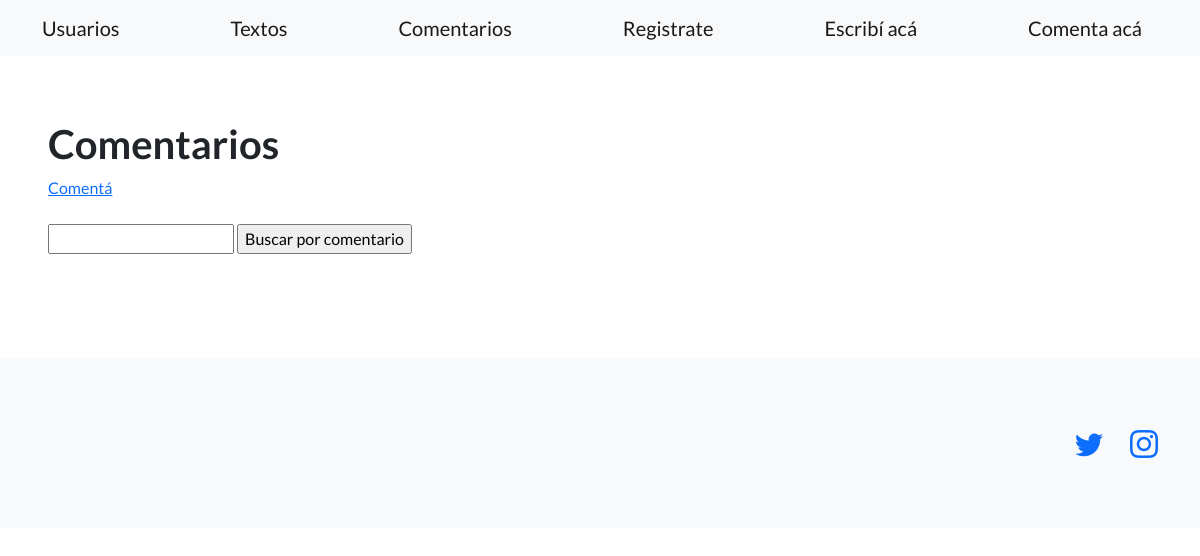
Page /Common/comentarios/ on the earlier database version.
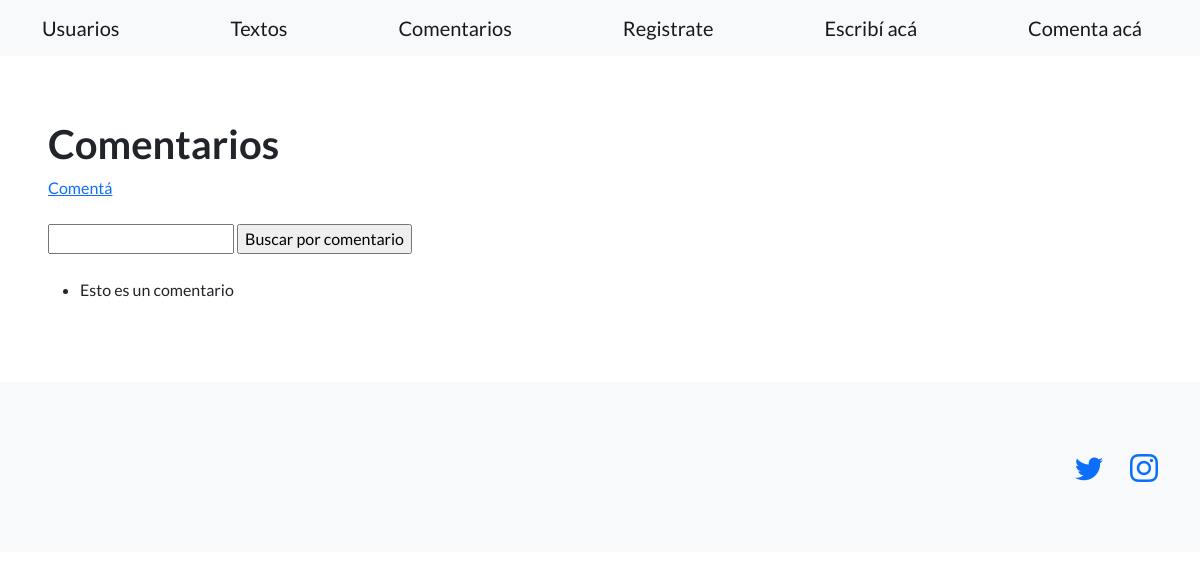
Same page on the later database version.
### Common/models.py (models this page shows)
class Comentarios(models.Model):
    comentario = models.CharField(max_length=240)
    autor = models.ForeignKey(Usuarios, on_delete=models.CASCADE)
    texto = models.ForeignKey(Textos, on_delete=models.CASCADE)

### Common/views.py (the view)
# urls.py: path('comentarios/', views.listaComentarios, name='listaComentarios'),
def listaComentarios(request):
    contexto = {
        "comentarios": Comentarios.objects.all(),
    }
    http_response = render(
        request=request,
        template_name='Common/comentarios.html',
        context=contexto
    )
    return http_response

### Common/Templates/Common/comentarios.html (shortened to what this page needs)
{% extends "Common/Inicio.html" %}
{% load static %}
{% block contenido %}
<section>
    <div>
      <h1>Comentarios</h1>
      <a href="{% url "crearComentario" %}">Comentá</a>
      <br><br>
      <form action="{% url 'buscarComentario' %}" method="post">
        <input type="text" name="búsqueda">
        <input type="submit" value="Buscar por comentario">
      </form>
      <br>
      <ul>
      {% for comentario in comentarios %}
        <li>{{ comentario.comentario }}</li>
      {% endfor %}
      </ul>
    </div>
  </section>
{% endblock contenido %}

Differences in the rows shown:
added Comentarios: comentario "Esto es un comentario"
